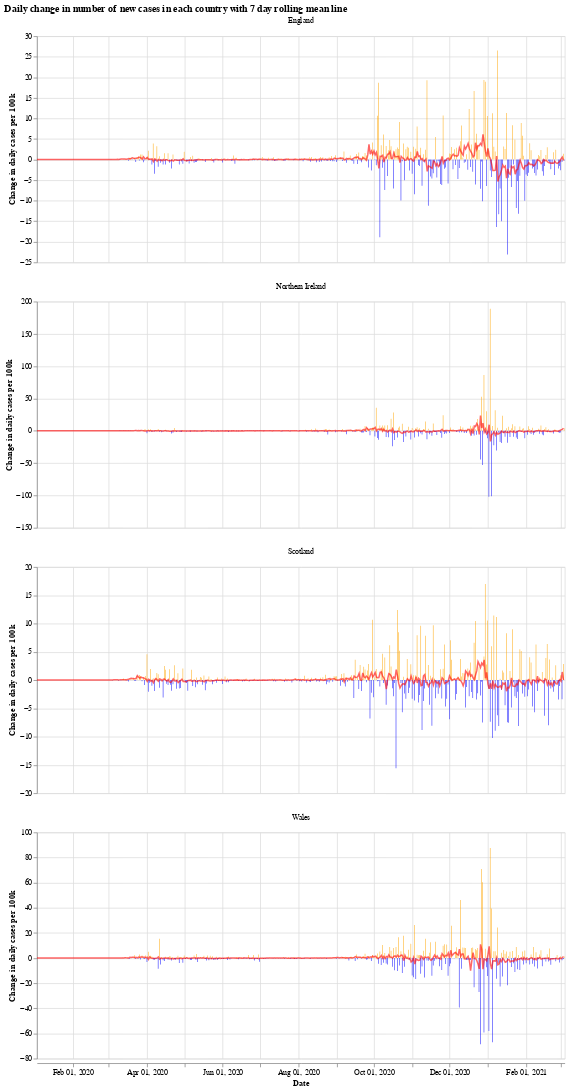

Notebook source saved alongside this figure:
### Markdown cell above
We will use the Python library `Altair` for visualising the data, see the [altair docs](https://altair-viz.github.io/) for more information.

First we have a graph which shows the daily change in the number of new cases for each country. This number jumps up and down all over the place, which is likely due to delay in reporting of new cases over the weekend. Another interesting thing is that it looks like the daily cases in Wales experienced a much shorter period of calm over the summer (calm in the sense of daily cases not jumping up and down).

The orange bars are days when the number of new cases (per 100k population) was more than the previous day, while the blue are days when the number of new cases dropped. The red line is the 7 day moving average. 

When the moving average line is below 0, it means that there is a consistent drop in new cases. We can see this clearly happening around the times that lockdowns were introduced (though, to varying degrees). I will update the graphs soon with a marker of when each lockdown started.

### Code cell
# collapse
import altair as alt

bars = alt.Chart(uk_cases).mark_bar().encode(
    x=alt.X("yearmonthdate(date):T", axis=alt.Axis(title='Date')),
    y=alt.Y("casesChangeRate:Q", axis=alt.Axis(title='Change in daily cases per 100k')),
    tooltip='casesChange',
    color=alt.condition(
        alt.datum.casesChangeRate > 0,
        alt.value("orange"),  # The positive color
        alt.value("blue")  # The negative color
    )
).properties(title='Daily change in number of new cases with 7 day rolling mean',width=700).interactive()

line = alt.Chart(uk_cases).mark_line(
    color='red',
    size=2,
    opacity=0.6
).transform_window(
    rolling_mean='mean(casesChangeRate)',
    frame=[0, 7],
    groupby=['areaName']
).encode(
    x='yearmonthdate(date):T',
    y='rolling_mean:Q'
)

alt.layer(bars, line, data=uk_cases).facet(alt.Column(
    'areaName', title=''), columns=1).resolve_scale(y='independent').properties(title='Daily change in number of new cases in each country with 7 day rolling mean line')

### Figure 1 — Vega-Lite specification as saved in the notebook (floating-point values rounded to 4 significant figures; data arrays with more than 128 entries replaced by an {"elided": "..."} marker saying what was removed)
{"config": {"view": {"continuousWidth": 400, "continuousHeight": 300}}, "data": {"name": "data-28c686c5ff64fbceddb82f5944719dfa"}, "facet": {"type": "nominal", "field": "areaName", "title": ""}, "spec": {"layer": [{"mark": "bar", "encoding": {"color": {"condition": {"value": "orange", "test": "(datum.casesChangeRate > 0)"}, "value": "blue"}, "tooltip": {"type": "quantitative", "field": "casesChange"}, "x": {"type": "temporal", "axis": {"title": "Date"}, "field": "date", "timeUnit": "yearmonthdate"}, "y": {"type": "quantitative", "axis": {"title": "Change in daily cases per 100k"}, "field": "casesChangeRate"}}, "selection": {"selector001": {"type": "interval", "bind": "scales", "encodings": ["x", "y"]}}, "title": "Daily change in number of new cases with 7 day rolling mean", "width": 700}, {"mark": {"type": "line", "color": "red", "opacity": 0.6, "size": 2}, "encoding": {"x": {"type": "temporal", "field": "date", "timeUnit": "yearmonthdate"}, "y": {"type": "quantitative", "field": "rolling_mean"}}, "transform": [{"window": [{"op": "mean", "field": "casesChangeRate", "as": "rolling_mean"}], "frame": [0, 7], "groupby": ["areaName"]}]}]}, "columns": 1, "resolve": {"scale": {"y": "independent"}}, "title": "Daily change in number of new cases in each country with 7 day rolling mean line", "$schema": "https://vega.github.io/schema/vega-lite/v4.8.1.json", "datasets": {"data-28c686c5ff64fbceddb82f5944719dfa": {"elided": "1704 records"}}}
